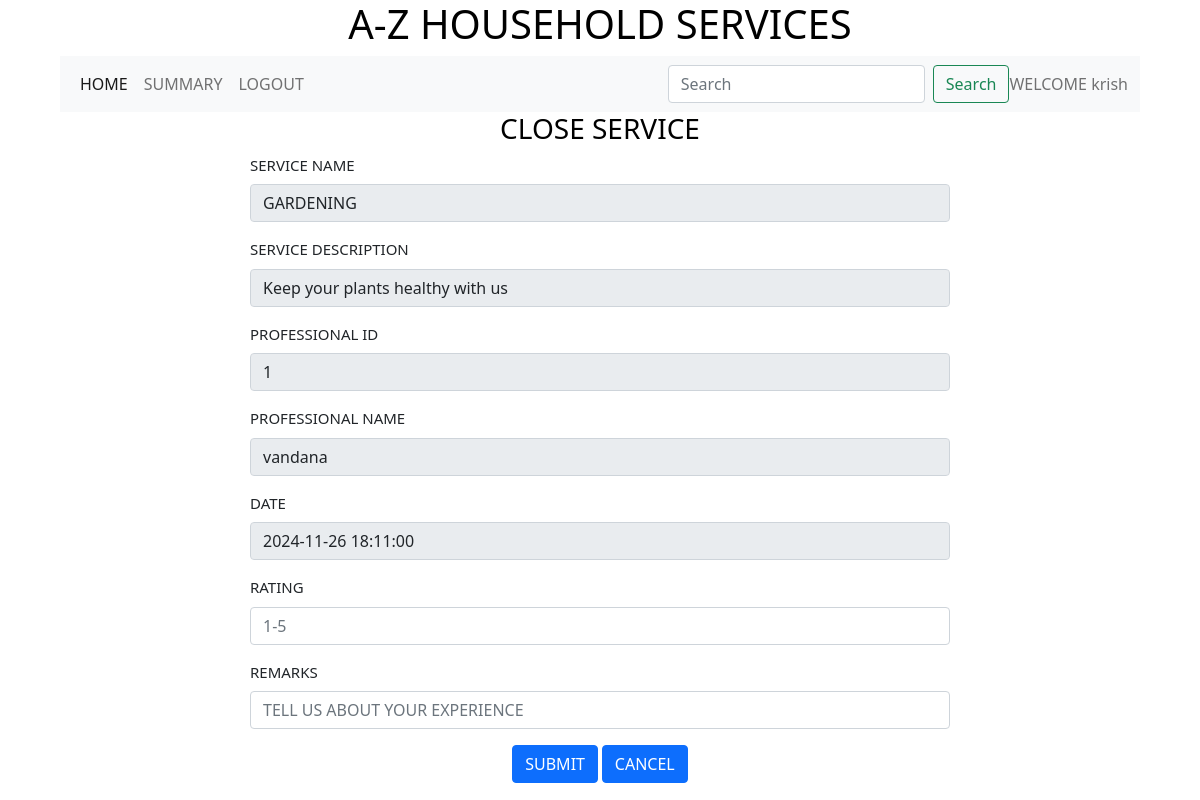
Screenshot of /close_service_request/1/1 with the database file from the repository.
### backend/models.py (models this page shows)
class Customer(db.Model):
    __tablename__ ="customer"
    id = db.Column(db.Integer,primary_key=True)
    full_name = db.Column(db.String)
    address = db.Column(db.String)
    pincode = db.Column(db.Integer)
    service_requests = db.relationship("Service_request",cascade="all,delete",backref="customer",lazy = True)

class Service(db.Model):
    __tablename__ ="service"
    id = db.Column(db.Integer,primary_key=True)
    name = db.Column(db.String)
    description = db.Column(db.String)
    base_price = db.Column(db.Float)
    time_required = db.Column(db.Integer)
    service_requests = db.relationship("Service_request",cascade="all,delete",backref="service",lazy = True)
    professionals = db.relationship("Professional",cascade="all,delete",backref="service",lazy = True)
    service_pic_url = db.Column(db.String,nullable=True,default="None")

class Professional(db.Model):
    __tablename__ ="professional"
    id = db.Column(db.Integer,primary_key=True)
    full_name = db.Column(db.String)
    experience = db.Column(db.Integer)
    address = db.Column(db.String)
    pincode = db.Column(db.Integer)
    service_requests = db.relationship("Service_request",cascade="all,delete",backref="professional",lazy = True)
    service_id = db.Column(db.Integer, db.ForeignKey("service.id"),nullable = False)

class Service_request(db.Model):
    __tablename__ ="service_request"
    id = db.Column(db.Integer,primary_key=True)
    status  = db.Column(db.String,default ="PENDING" )
    date = db.Column(db.DateTime)
    rating = db.Column(db.Integer)
    remark = db.Column(db.String)
    service_id = db.Column(db.Integer, db.ForeignKey("service.id"),nullable = False)
    customer_id = db.Column(db.Integer, db.ForeignKey("customer.id"),nullable = False)
    professtional_id = db.Column(db.Integer, db.ForeignKey("professional.id"))

### backend/controllers.py (the view, shortened to what this page needs)
@app.route("/close_service_request/<id>/<service_request_id>",methods = ["GET","POST"])
def close_service_request(id,service_request_id):
    service_request = Service_request.query.filter_by(id=service_request_id).first()
    professtional_id = service_request.professtional_id
    professional = Professional.query.filter_by(id=professtional_id).first()
    service_id = service_request.service_id
    service =Service.query.filter_by(id=service_id).first()
    customer = get_customer(id)
    return render_template("close_service_request.html",professional=professional,id=id,service_request=service_request,service=service,customer=customer,service_request_id=service_request_id)

### backend/controllers.py (called while the page is built)
def get_customer(id):
    customer = Customer.query.filter_by(id=id).first()
    return customer

### templates/close_service_request.html
{%extends "customer_layout.html"%}
{%block content%}
                <div class ="center"><h3>CLOSE SERVICE</h3></div>
                <form action ="/close_service_request/{{id}}/{{service_request_id}}" method ="POST">
                    <div class = "input_form1">
                        <div class="mb-3">
                            <label for="name" class="form-label">SERVICE NAME</label>
                            <input type="text" class="form-control" name ="name" id="name" value="{{service.name}}" readonly>
                        </div>
                        <div class="mb-3">
                            <label for="description" class="form-label">SERVICE DESCRIPTION</label>
                            <input type="text" class="form-control" name ="description" id="description" value="{{service.description}}" readonly>
                        </div>
                        <div class="mb-3">
                            <label for="professional_id" class="form-label">PROFESSIONAL ID</label>
                            <input type="number" class="form-control" name ="professional_id" id="professional_id" value="{{professional.id}}" readonly>
                        </div>
                        <div class="mb-3">
                            <label for="professional_full_name" class="form-label">PROFESSIONAL NAME</label>
                            <input type="text" class="form-control" name ="professional_full_name" id="professional_full_name" value ="{{professional.full_name}}" readonly>
                        </div>
                        <div class="mb-3">
                            <label for="service_request_date" class="form-label">DATE</label>
                            <input type="datetime" class="form-control" name ="service_request_date" id="service_request_date" value ="{{service_request.date}}" readonly>
                        </div>
                        <div class="mb-3">
                            <label for="service_rating" class="form-label">RATING</label>
                            <input type="number" class="form-control" name ="service_rating" id="service_rating" placeholder="1-5">
                        </div>
                        <div class="mb-3">
                            <label for="service_remark" class="form-label">REMARKS</label>
                            <input type="text" class="form-control" name ="service_remark" id="service_remark" placeholder="TELL US ABOUT YOUR EXPERIENCE">
                        </div>
                        <div class="mb-3">
                            <div class ="center"><button type="submit" class="btn btn-primary">SUBMIT</button>
                            <a href="/customer/{{id}}" type="button" class="btn btn-primary">CANCEL</a></div>
                        </div>
                    </div>
                </form>
{%endblock%}

### templates/customer_layout.html (shortened to what this page needs)
<!DOCTYPE html>
<html>
    <head>
        <link rel ="stylesheet" href="/static/styles/main.css">
        <link href ="https://cdn.jsdelivr.net/npm/bootstrap@5.0.2/dist/css/bootstrap.min.css" rel="stylesheet">
    </head>
    <body>
        <div class = "my_container">
            <div class ="center"><h1>A-Z HOUSEHOLD SERVICES</h1></div>
            <div class ="my_panel">
                <nav class="navbar navbar-expand-lg navbar-light bg-light">
                    <div class="container-fluid">
                      <div class="collapse navbar-collapse" id="navbarText">
                        <ul class="navbar-nav me-auto mb-2 mb-lg-0">
                          <li class="nav-item">
                            <a class="nav-link active" aria-current="page" href="/customer/{{id}}">HOME</a>
                          </li>
                          <li class="nav-item">
                            <a class="nav-link" href="/customer_summary/{{id}}">SUMMARY</a>
                          </li>
                          <li class="nav-item">
                            <a class="nav-link" href="/login">LOGOUT</a>
                          </li>
                        </ul>
                        <form class="d-flex" method ="POST" action="/search_c/{{id}}">
                          <input class="form-control me-2" type="search" placeholder="Search" aria-label="Search" name ="search_txt" id ="search_txt">
                          <button class="btn btn-outline-success" type="submit">Search</button>
                        </form>
                        <span class="navbar-text">
                          WELCOME {{customer.full_name}}
                        </span>
                      </div>
                    </div>
                </nav>
                 {%block content%}
                 {%endblock%}
            </div>
        </div>
    </body>
</html>

### static/styles/main.css (style rules this page uses)
.my_panel { width: 90%; margin: auto; height: auto; }
.input_form1 { width: 700px; height: 300px; margin: auto; margin-top: auto; padding: 20 px; border-radius: 10px; font-size: 15px; text-align: justify; }
.center { text-align: center; margin: auto; color:black }

### rows the page displays
Customer: full_name "krish"
Service: name "GARDENING", description "Keep your plants healthy with us"
Professional: professional_id "1", professional_full_name "vandana"
Service_request: service_request_date "2024-11-26 18:11:00"
